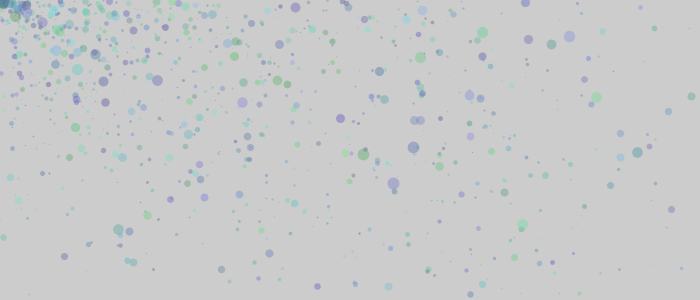
Frame 1 (no input)
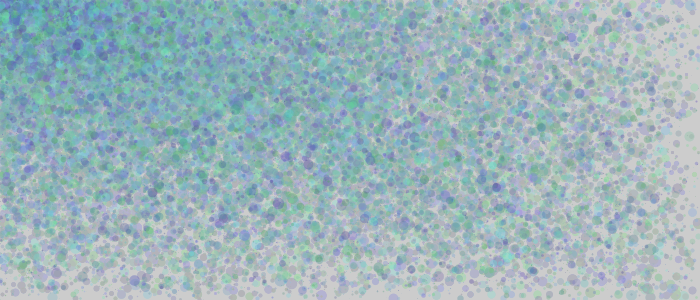
Frame 60 (the mouse pressed at the canvas centre just before this capture)
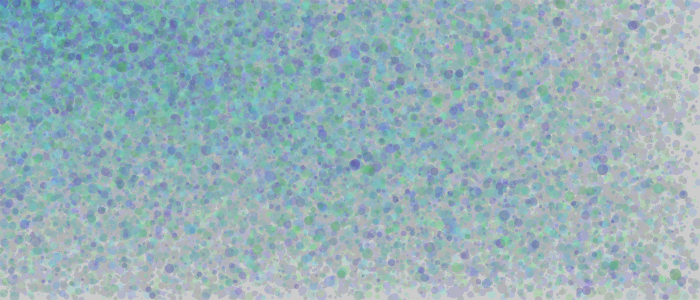
Frame 120 (the mouse held since frame 60 and released just before this capture)

The Processing sketch that drew these frames (run headless with seeded random() and noise(); from frame 60 on, the mouse is pressed at the canvas centre):

// Processing sketch: processing_148090
// ── processing_148090.pde


void setup(){
  
  size(700,300);
  colorMode(HSB);
}


void draw(){
  
  noStroke();
  fill(200,0,200,5);
  rect(0,0,width,height);
  
  
for (int i=0; i < 2500; i++){
  
  
  
  
  strokeWeight(random(25*i/5000));
  stroke(random(90,180),random(100,150),random(150,230),100);
  point(sin(i/2)*random(width),sin(i/2)*random(height));
  

} 
  
  
}
